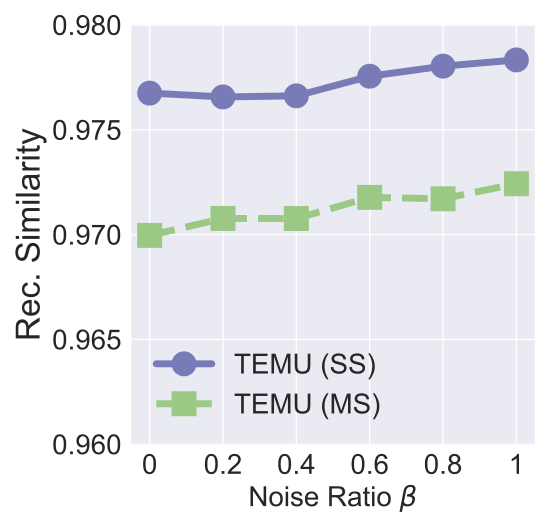

Here is the Python script that generated this plot:


import numpy as np
import matplotlib.pyplot as plt

epsilon = 3
beta = 1 / epsilon


x=[1, 2, 3, 4, 5, 6]
# validation_for_plt =[97,95.8600, 94.9400, 93.5400, 93.2400]
# attack_for_plt=[0, 0.3524, 0, 0.1762, 0.1762]
# basic_for_plt=[99.8, 99.8, 99.8, 99.8, 99.8]

labels = ['0', '0.2', '0.4', '0.6', '0.8', '1']
# unl_org = [97.77, 97.55, 97.35, 97.29, 97.21, 97.21]

# unl_hess_r = [96.6, 96.66, 96.04, 95.94, 95.85, 97.21]
unl_mib = [0.97675, 0.9765679, 0.976619, 0.9775546, 0.978037, 0.978333]

unl_muv = [0.969963, 0.97077, 0.970768, 0.971777, 0.9717090,  0.972429]
# unl_ss_wo = [94.32, 94.53, 94.78, 93.38, 94.04, 97.21]


plt.style.use('seaborn')
plt.figure(figsize=(5.5, 5.3))
l_w=5
m_s=15
marker_s = 3
markevery=1
#plt.figure(figsize=(8, 5.3))
#plt.plot(x, unl_fr, color='blue', marker='^', label='Retrain',linewidth=l_w, markersize=m_s)
plt.plot(x, unl_mib, linestyle='-', color='#797BB7', marker='o', fillstyle='full', markevery=markevery,
         label='TEMU (SS)', linewidth=l_w, markersize=m_s, markeredgewidth=marker_s)

#plt.plot(x, unl_ss_w, color='g',  marker='*',  label='PriMU$_{w}$',linewidth=l_w, markersize=m_s)
plt.plot(x, unl_muv, linestyle='--', color='#9BC985',  marker='s', fillstyle='full', markevery=markevery,
         label='TEMU (MS)',linewidth=l_w, markersize=m_s, markeredgewidth=marker_s)

# plt.plot(x, unl_mib, linestyle=':', color='r',  marker='^', fillstyle='none', markevery=markevery,
#          label='VBU', linewidth=l_w,  markersize=m_s, markeredgewidth=marker_s)

# plt.plot(x, unl_hess_r, linestyle='-.', color='k',  marker='D', fillstyle='none', markevery=markevery,
#          label='HBFU',linewidth=l_w, markersize=m_s, markeredgewidth=marker_s)



#plt.plot(x, unl_vibu, color='silver',  marker='d',  label='VIBU',linewidth=4,  markersize=10)

# plt.plot(x, y_sa03, color='r',  marker='2',  label='AAAI21 A_acc, pr=0.3',linewidth=3, markersize=8)
# plt.plot(x, y_sa05, color='darkblue',  marker='4',  label='AAAI21 A_acc, pr=0.5',linewidth=3, markersize=8)
# plt.plot(x, y_ma03, color='darkviolet',  marker='3',  label='FedMC A_acc, pr=0.3',linewidth=3, markersize=8)
# plt.plot(x, y_ma05, color='cyan',  marker='p',  label='FedMC A_acc, pr=0.5',linewidth=3, markersize=8)


# plt.grid()
leg = plt.legend(fancybox=True, shadow=True)
# plt.xlabel('Malicious Client Ratio (%)' ,fontsize=16)
plt.ylabel('Rec. Similarity' ,fontsize=24)
my_y_ticks = np.arange(0.96, 0.98, 0.005)
plt.yticks(my_y_ticks,fontsize=20)
plt.xlabel('Noise Ratio $\\beta$' ,fontsize=20)

plt.xticks(x, labels, fontsize=20)
# plt.title('CIFAR10 IID')

#plt.annotate(r"1e0", xy=(0.1, 1.01), xycoords='axes fraction', xytext=(-10, 10),textcoords='offset points', ha='right', va='center', fontsize=15)

# plt.title('On CIFAR10', fontsize=24)
plt.legend(loc='best',fontsize=20)
plt.tight_layout()
#plt.title("MNIST")
plt.rcParams['figure.figsize'] = (2.0, 1)
plt.rcParams['image.interpolation'] = 'nearest'
plt.rcParams['figure.subplot.left'] = 0.11
plt.rcParams['figure.subplot.bottom'] = 0.08
plt.rcParams['figure.subplot.right'] = 0.977
plt.rcParams['figure.subplot.top'] = 0.969
plt.savefig('celeba_rec_mse_noise_analysis.pdf', format='pdf', dpi=200)
plt.show()
